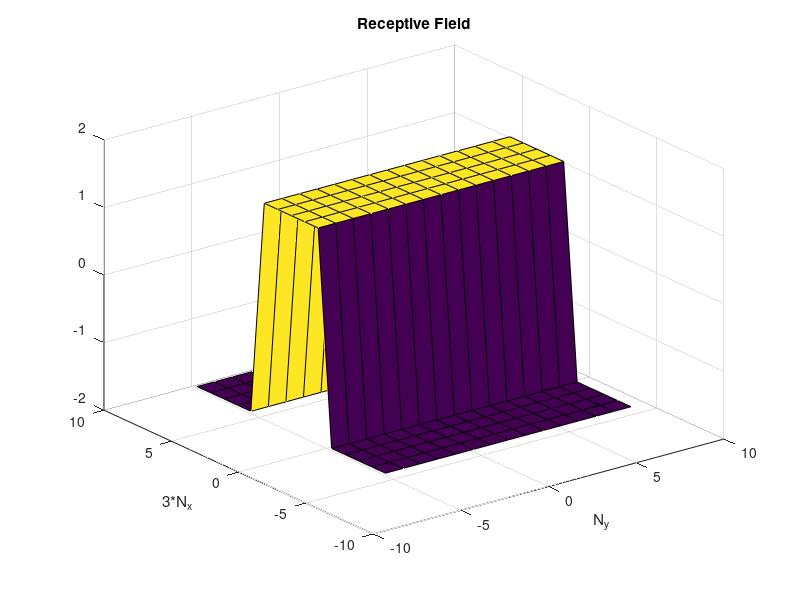
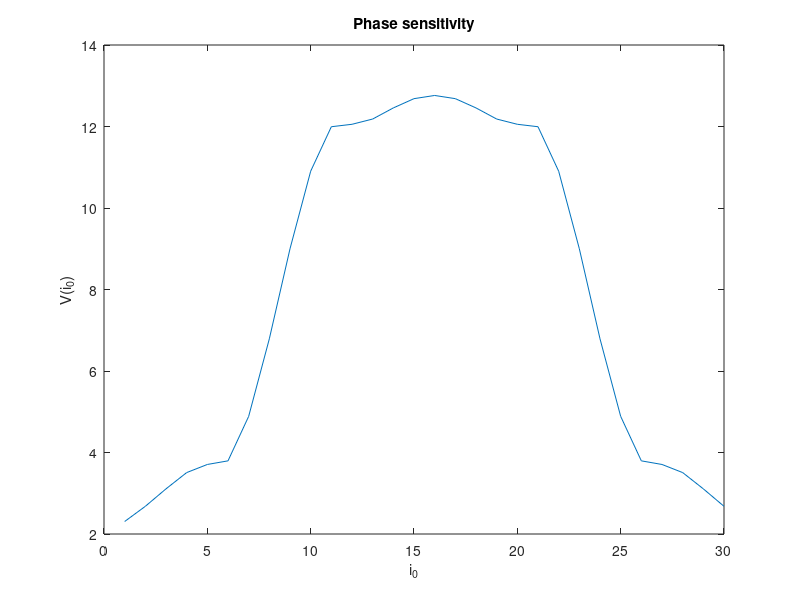

Reproduce these figures in MATLAB, in order.
#! /usr/bin/octave -qf
#
# Institution: TU Berlin
# Course:      Modelle zur Informationsverarbeitung im Gehirn - WS2011/2012
# Topic:       Excercise 10 - Hubel-Wiesel-Modell einfacher orientierungsselektiver Zellen
# Author:      Robin Vobruba
#

# Number of ganglia-cells on one axis.
global N_x = 5;
global N_y = -1;

# area of effect in the photo receptros for one ganglia cell
global range = 10;

# Elongationsfaktor
global L = -1;

# Modell-Photorezeptoren xi(i_p, j_p) = [-1 or 1]
global photoRez = [];
global xiRangeX = -1;
global xiRangeY = -1;

# Ganglienzellen (RGC) u(3N_x, N_y)
global gangliaCells = [];
# [1: ON-Zentrum, -1: OFF-Zentrum] see gangliaCells
global gangliaCellsType = [];
global uRangeX = -1;
global uRangeY = -1;

global u_factors = [];


function set_L(new_L)
	global N_x;
	global N_y;
	global L;
	L = new_L;
	N_y = L * N_x;
	initMatrices();
endfunction

function set_N_y(new_N_y)
	global N_x;
	global N_y;
	global L;
	N_y = new_N_y;
	L = N_y / N_x;
	initMatrices();
endfunction

function initMatrices()
	global N_x;
	global N_y;
	global range;
	global photoRez;
	global xiRangeX;
	global xiRangeY;
	global gangliaCells;
	global gangliaCellsType;
	global uRangeX;
	global uRangeY;
	global u_factors;

	uRangeX = (3*N_x - 1) / 2;
	uRangeY = (N_y   - 1) / 2;

	xiRangeX = uRangeX + range;
	xiRangeY = uRangeY + range;

	photoRez = ones(xiRangeX*2 + 1, xiRangeY*2 + 1);

	gangliaCells     = - ones(uRangeX*2 + 1, uRangeY*2 + 1);
	gangliaCellsType = - ones(uRangeX*2 + 1, uRangeY*2 + 1);

	# Set middle 3rd to be ON-center cells
	gangliaCellsType(N_x+1:2*N_x, :) = ones(N_x, columns(gangliaCellsType));

	u_factors = calc_u_factors();
endfunction


function set_xi_beam_horiz(i_0, b)
	global N_x;
	global N_y;
	global photoRez;
	global xiRangeX;
	global xiRangeY;

	#photoRez = ones(columns(photoRez), rows(photoRez));
	#photoRez(i_0:i_0+b-1, :) = - ones(b, rows(photoRez));
	photoRez = ones(columns(photoRez), rows(photoRez));
	photoRez(:, i_0:i_0+b-1) = - ones(columns(photoRez), b);
endfunction



function _xi = get_xi(i, j)
	global photoRez;
	global xiRangeX;
	global xiRangeY;
	_xi = photoRez(
			1 + i + xiRangeX,
			1 + j + xiRangeY);
endfunction

function _on = get_isOn(i, j)
	global gangliaCellsType;
	global uRangeX;
	global uRangeY;
	_on = gangliaCellsType(
			1 + i + uRangeX,
			1 + j + uRangeY);
endfunction

function set_u(i, j, u)
	global gangliaCells;
	global uRangeX;
	global uRangeY;
	gangliaCells(
			1 + i + uRangeX,
			1 + j + uRangeY) = u;
endfunction

function _u_factors = calc_u_factors()
	global range;
	_u_factors = [];
	for k = -range:range
		k2 = k^2;
		for l = -range:range
			k2_l2 = k2 + l^2;
			_u_factors(k + range+1, l + range+1) = exp(- k2_l2 / 6) - 1/9 * exp(- k2_l2 / 54);
		endfor
	endfor
endfunction

function _u = calc_u(i, j)
	global u_factors;
	global gangliaCellsType;
	global range;
	filterResults = u_factors .* get_xi(i-range:i+range, j-range:j+range);
	_u = get_isOn(i, j) * sum(filterResults(:));
	set_u(i, j, _u);
endfunction

function _v = calc_v(i, j)
	_v = max(0, calc_u(i, j));
endfunction

function _V = calc_V()
	global N_x;
	global N_y;
	global uRangeX;
	global uRangeY;
	_V = 0;
	for i = -uRangeX:uRangeX
		for j = -uRangeY:uRangeY
			_V += calc_v(i, j);
		endfor
	endfor
	_V *= 1 / (N_x * N_y);
endfunction


exec_10_1_a = true;
exec_10_1_b = true;

if exec_10_1_a
	set_N_y(15);

	calc_V();

	surf(-uRangeY:uRangeY, -uRangeX:uRangeX, gangliaCells);
	title('Receptive Field');
	xlabel("N_y");
	ylabel("3*N_x");
	print('receptiveField.png');
endif


if exec_10_1_b
	set_N_y(15);
	b = 5;
	i_0s = 1 : rows(photoRez) - b;
	Vs = [];


	for i_0 = i_0s
		set_xi_beam_horiz(i_0, b);
		Vs(end+1) = calc_V();
	endfor

	plot(i_0s, Vs);
	title('Phase sensitivity');
	xlabel("i_0");
	ylabel("V(i_0)");
	print('phaseSensitivity.png');
endif
